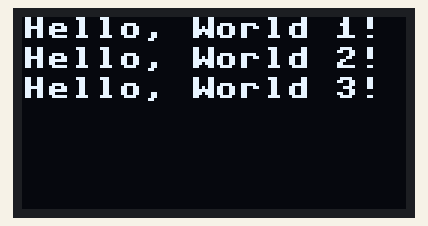
The program below on a simulated Raspberry Pi Pico running MicroPython. Shown: 128×64 one-colour display. Library files of the repository ran but are not shown: ssd1306.py. At 0.1 s the program stops and its outputs stay as they are.

Above: at 0.1 s.

The program:

OLED.py
```python
'''
의사코드
1. 라이브러리 import
2. I2C 객체 생성
3. OLED 객체 생성
4. OLED 객체에 문자열 출력
5. OLED 화면에 출력
'''

from machine import Pin, SoftI2C
import ssd1306

# i2c 통신 설정
i2c = SoftI2C(scl=Pin(5), sda=Pin(4))

# OLED 픽셀 크기 설정
oled_width = 128
oled_height = 64
oled = ssd1306.SSD1306_I2C(oled_width, oled_height, i2c)

# OLED 화면에 문자열 출력
oled.text('Hello, World 1!', 0, 0)
oled.text('Hello, World 2!', 0, 10)
oled.text('Hello, World 3!', 0, 20)

# OLED 화면에 출력
oled.show()
```
